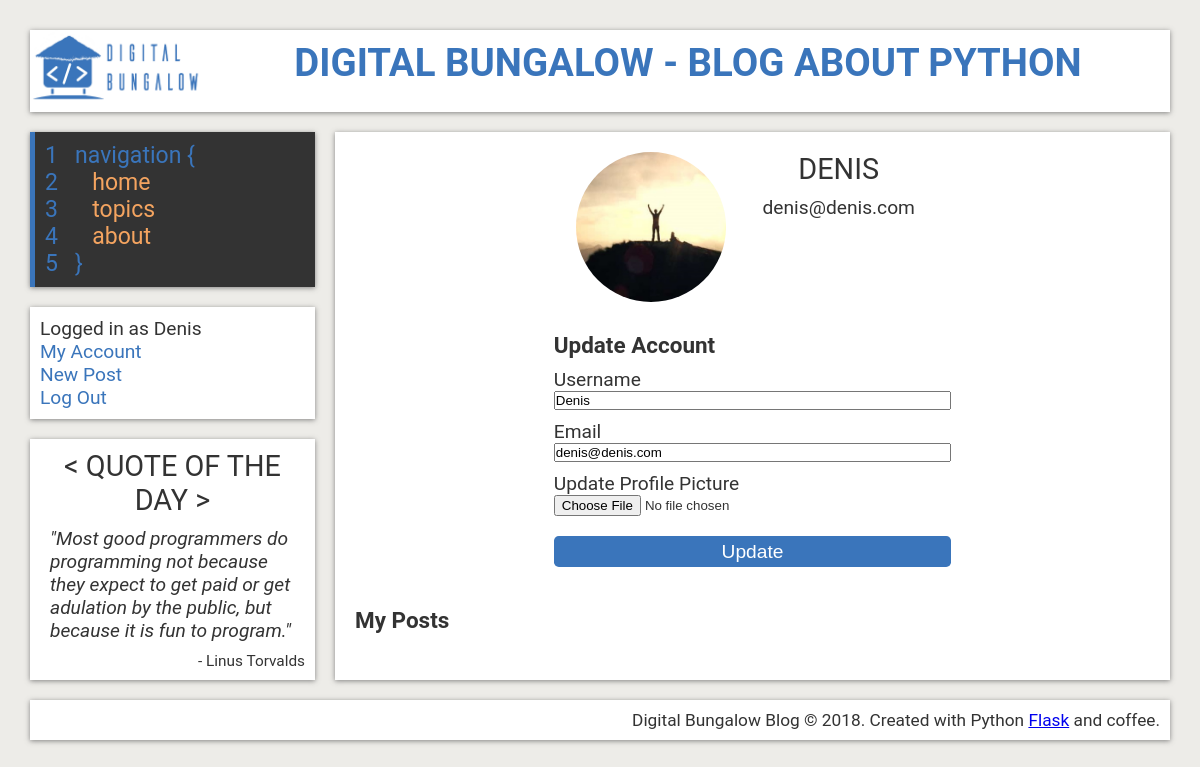
Page /account (signed in) on the committed database.
### flaskblog/models.py (models this page shows, shortened)
class User(db.Model, UserMixin):
    id = db.Column(db.Integer, primary_key=True)
    username = db.Column(db.String(20), unique=True, nullable=False)
    email = db.Column(db.String(120), unique=True, nullable=False)
    image_file = db.Column(db.String(20), nullable=False, default='default-avatar.jpg')
    password = db.Column(db.String(60), nullable=False)
    posts = db.relationship('Post', backref='author', lazy=True)

### flaskblog/routes.py (the view)
@app.route("/account", methods=['GET', 'POST'])
@login_required
def account():
    form = UpdateAccountForm()
    if form.validate_on_submit():
        if form.picture.data:
            picture_file = save_picture(form.picture.data)
            current_user.image_file = picture_file
        current_user.username = form.username.data
        current_user.email = form.email.data
        db.session.commit()
        flash('Your account has been updated', 'success')
        return redirect(url_for('account'))
    elif request.method == 'GET':
        form.username.data = current_user.username
        form.email.data = current_user.email
    image_file = url_for('static', filename='images/' + current_user.image_file)
    return render_template('account.html', title="Account",
                            image_file=image_file, form=form)

### flaskblog/forms.py (shortened to what this page needs)
class UpdateAccountForm(FlaskForm):
    username = StringField('Username', validators=[DataRequired(),
                            Length(min=2, max=20)])
    email = StringField('Email', validators=[DataRequired(), Email()])
    picture = FileField('Update Profile Picture', validators=[FileAllowed(['jpg', 'png'])])
    submit = SubmitField('Update')

### flaskblog/models.py (called while the page is built)
@login_manager.user_loader
def load_user(user_id):
    return User.query.get(int(user_id))

### flaskblog/templates/account.html (shortened to what this page needs)
{% extends "layout.html" %}
{% block content %}
    <article class="account">
      <section class="account-info">
        <img src="{{ image_file }}" alt="">
        <div class="account-info-main">
          <h2>{{ current_user.username }}</h2>
          <p>{{ current_user.email }}</p>
        </div>
      </section>
      <section class="account-form">
        <h3>Update Account</h3>
        <form class="update-account" action="" method="POST" enctype="multipart/form-data">
          <div class="form-group">
            {{  form.username.label }}
            {% if form.username.errors %}
              {{ form.username }}
              <div class="invalid-feedback">
                {% for error in form.username.errors %}
                  <span>{{ error }}</span>
                {% endfor %}
              </div>
            {% else %}
              {{  form.username }}
            {% endif %}
          </div>
          <div class="form-group">
            {{  form.email.label }}
            {% if form.email.errors %}
              {{ form.email }}
              <div class="invalid-feedback">
                {% for error in form.email.errors %}
                  <span>{{ error }}</span>
                {% endfor %}
              </div>
            {% else %}
              {{  form.email }}
            {% endif %}
          </div>
          <div class="form-group">
            {{  form.picture.label }}
            {{  form.picture }}
          </div>
          <div class="form-group btn">
            {{ form.submit }}
          </div>
        </form>
      </section>
      <section class="account-posts">
        <h3>My Posts</h3>
      </section>
    </article>
{% endblock content %}

### flaskblog/templates/layout.html (shortened to what this page needs)
<!DOCTYPE html>
<html lang="en">
  <head>
    <link rel="stylesheet" href="{{ url_for('static', filename='style.css') }}">
    <link rel="stylesheet" href="https://use.fontawesome.com/releases/v5.0.13/css/all.css">
  </head>
  <body>
    <div class="wrapper">
    <header>
      <div class="logo">
        <a href="{{ url_for('home')}}">
          <img src="{{ url_for('static', filename='images/logo.png') }}"
               alt="digital-bungalow-logo">
        </a>
      </div>
      <div class="title">
        <h1>
          <a href="{{ url_for('home')}}">
            Digital Bungalow - Blog About Python
          </a>
        </h1>
      </div>
    </header>
    <aside>
      <nav>
        <ul>
          <li>
            1 &nbsp;&nbsp;navigation {
          </li>
          <li>
            <a href="{{ url_for('home')}}">
              <span>2</span>  &nbsp;&nbsp;&nbsp;&nbsp; home
            </a>
          </li>
          <li>
            <a href="{{ url_for('topics')}}">
              <span>3</span>  &nbsp;&nbsp;&nbsp;&nbsp; topics
            </a>
          </li>
          <li>
            <a href="{{ url_for('about')}}">
              <span>4</span>  &nbsp;&nbsp;&nbsp;&nbsp; about
            </a>
          </li>
          <li>
            5 &nbsp;&nbsp;}
          </li>
        </ul>
      </nav>
      <div class="log-reg">
        <ul>
          {% if current_user.is_authenticated %}
            <li>Logged in as {{ current_user.username }}</li>
            <li><a href="{{ url_for('account')}}">My Account</a></li>
            <li><a href="{{ url_for('new_post')}}">New Post</a></li>
            <li><a href="{{ url_for('logout')}}">Log Out</a></li>
          {% else %}
            <li><a href="{{ url_for('register')}}">Register</a></li>
            <li><a href="{{ url_for('login')}}">Log In</a></li>
          {% endif %}
        </ul>
      </div>
      <div class="sidebar">
        <h2>&lt; Quote of the Day &gt;</h2>
        <p class="quote">"Most good programmers do programming not because they
          expect to get paid or get adulation by the public, but because it is fun to program." </p>
        <p class= "quote-meta">- Linus Torvalds</p>
      </div>
    </aside>
    {% block content %}{% endblock content %}
    <footer>
      <p>Digital Bungalow Blog &copy; 2018.
        Created with Python <a href="http://flask.pocoo.org/">Flask</a> and coffee.</p>
    </footer>
  </div>
  </body>
</html>

### flaskblog/static/style.css (style rules this page uses)
:root { --primary: #ffffff; --blue: #3a75bb; --orange: #F4A460; --lightblue: #DDEAF9; --grey: #edece8; --hover: #696969; --dark: #333; --shadow: 0 1px 5px rgba(104, 104, 104, 0.8); }
* { margin: 0px; padding: 0px; }
html { box-sizing: border-box; color: var(--dark); font-family: Roboto; font-size: 1.2em; }
body { background: var(--grey); }
h2 { text-transform: uppercase; font-weight: normal; }
.wrapper { margin: 30px; display: grid; grid-gap: 20px; grid-template-areas: "header header" "aside article" "footer footer"; grid-template-columns: 25% 1fr; }
header { grid-area: header; background: var(--primary); display: grid; grid-template-columns: 1fr 6fr; box-shadow: var(--shadow); }
.logo { text-align: center; }
.logo img { height: 4em; }
.title { padding: 10px; text-align: center; text-transform: uppercase; }
.title a { text-decoration: none; color: var(--blue); }
aside { grid-area: aside; align-self: start; display: flex; flex-direction: column; }
nav { background: var(--dark); padding: 10px; box-shadow: var(--shadow); font-size: 1.2em; border-left: 5px solid var(--blue); margin-bottom: 20px; }
nav ul { list-style: none; }
nav ul li { color: var(--blue); }
nav a { text-decoration: none; color: var(--orange); display:inline-block; width: 100%; text-transform: lowercase; }
nav a span { color: var(--blue); }
.log-reg { background: var(--primary); padding: 10px; box-shadow: var(--shadow); margin-bottom: 20px; }
.log-reg ul { list-style: none; }
.log-reg ul a { text-decoration: none; color: var(--blue); }
.sidebar { background: var(--primary); padding: 10px; box-shadow: var(--shadow); align-self: flex-start; }
.sidebar h2 { text-align: center; }
.sidebar p.quote { font-style: italic; padding: 10px; }
.sidebar p.quote-meta { font-size: 0.8em; text-align: right; }
footer { grid-area: footer; background: var(--primary); padding: 10px; box-shadow: var(--shadow); text-align: right; font-size: 0.9em; }
article { grid-area: article; background: var(--primary); padding: 10px 20px; box-shadow: var(--shadow); }
section { padding: 10px 0; }
article h2 { text-align: center; margin-bottom: 10px; }
article h3 { margin: 10px 0; }
.form-group { display: flex; flex-direction: column; margin: 10px 0; }
#submit { margin-top: 10px; background-color: var(--blue); color: white; border: 0; border-radius: 0.25rem; padding: 0.25rem 0.5rem; font-size: inherit; }
.account-info { display:grid; grid-template-columns: repeat(4, 1fr);; grid-gap: 20px; }
.account-info img { grid-column: 2 / 3; grid-row: 1 / 3; border-radius: 180px; width: 150px; justify-self: center; }
.account-info-main { grid-column: 3 / 4; justify-self: start; }
.account-form { display: block; margin: 0 auto; width: 50%; }

### rows in the picture
User: username "Denis", username "DENIS", email "denis@denis.com"
